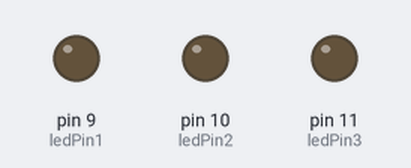
Simulated run of this sketch. Board: Arduino Uno, built with avr-gcc and run on an emulated ATmega328P. Parts: output pins drawn as LEDs (lit = HIGH).

Above: at 0.1 s.
At 9.67 s:
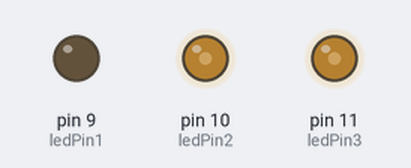
At 19.25 s:
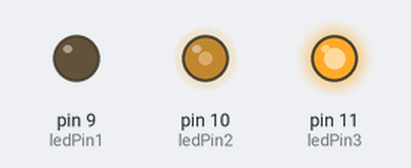
At 38.44 s:
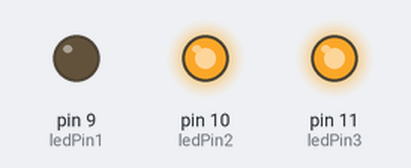
Timing chart, 0 to 40.0 s (numbered marks = the images above):
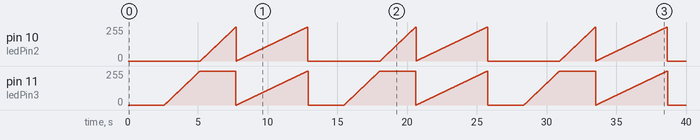

The sketch:

AnalogWrite_3.ino
```cpp
//Variables
int ledPin1 = 9;
int ledPin2 = 10;
int ledPin3 = 11;
//int ledPin4 = 12;
//int ledPin5 = 13;
int del1 = 10;
int del2 = 1000;
int brightNess=255;
void setup() {
  // put your setup code here, to run once:
  pinMode(ledPin1, OUTPUT);
  pinMode(ledPin2, OUTPUT);
  pinMode(ledPin3, OUTPUT);
//  pinMode(ledPin4, OUTPUT);
//  pinMode(ledPin5, OUTPUT);
}

void loop() {

      //0=00000
      analogWrite(ledPin1, 0);
      delay(del1);
      analogWrite(ledPin2, 0);
      delay(del1);
       for (int i = 0; i <= brightNess; i++) {
      analogWrite(ledPin3, 0);
      delay(del1);}

      //1=00001
      analogWrite(ledPin1, 0);
      delay(del1);
      analogWrite(ledPin2, 0);
      delay(del1);
       for (int i = 0; i <= brightNess; i++) {
      analogWrite(ledPin3, i);
      delay(del1);}

      //2=00010
      analogWrite(ledPin1, 0);
      delay(del1);
       for (int i = 0; i <= brightNess; i++) {
      analogWrite(ledPin2, i);
      delay(del1);}
      analogWrite(ledPin3, 0);
      delay(del1);

      //3=00011
      analogWrite(ledPin1, 0);
      delay(del1);
       for (int i = 0; i <= brightNess; i++) {
      analogWrite(ledPin2, i);
      delay(del1);
      analogWrite(ledPin3, i);
      delay(del1);
    }

}
```
